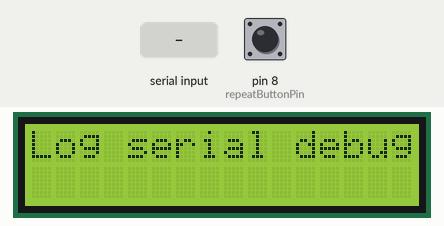
Simulated run of this sketch. Board: Arduino Uno, built with avr-gcc and run on an emulated ATmega328P. On the bench: 16×2 character LCD. The inputs (shaded band) are chosen by the test bench; at power-on: pin 8 (repeatButtonPin) HIGH.

Above: at 7.3 s.
7.4 s: "1\n" received over Serial
At 8.7 s:
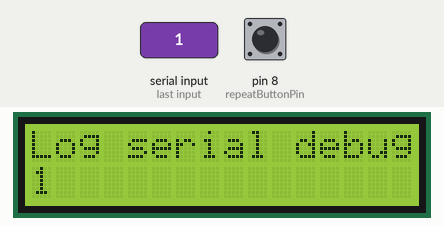
9.0 s: "0\n" received over Serial
At 10.1 s:
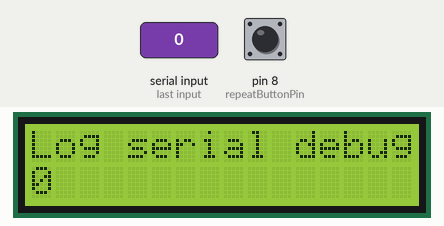
Timing chart, 0 to 12.0 s (numbered marks = the images above; inputs shaded):
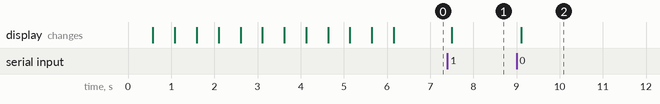

Measured:
- after the input at 7.4 s, the display: changes after 0.11 s (image 1)
- after the input at 9.0 s, the display: changes after 0.11 s (image 2)

The sketch:

arduino-log-serial-debug.ino
```cpp
/*
  Log serial debug module

*/
#include <LiquidCrystal.h>

// Hardware settings
const int displayLines = 2;
const int displayLineSymbols = 16;
const int displayRsPin = 12, displayEnPin = 11, displayD4Pin = 5, displayD5Pin = 4, displayD6Pin = 3, displayD7Pin = 2;
const int repeatButtonPin = 8;

// Init variables
LiquidCrystal lcd(displayRsPin, displayEnPin, displayD4Pin, displayD5Pin, displayD6Pin, displayD7Pin);

String displayString = "";
String lastDisplayString = "";


void setup() {
  lcd.begin(displayLineSymbols, displayLines);

  displayText("Log serial debug module", 0);

  pinMode(repeatButtonPin, INPUT);

  Serial.begin(9600);
}


void loop() {
  if (Serial.available()) {
    delay(100);

    while (Serial.available() > 0) {
      int inChar = Serial.read();

      // if you get a newline, print the string, then the string's value:
      if (inChar == '\n') {
        displayText(displayString, 1);
        lastDisplayString = displayString;

        // clear the string for new input
        displayString = "";
      } else {
        displayString += (char)inChar;
      }
    }
  }
  // Check pushButton for repeat display.
  if (digitalRead(repeatButtonPin) == LOW) {
    Serial.println("pushed");
    displayText(lastDisplayString, 1);
  }
}

void displayText(String text, int line) {
  if (text.length() > displayLineSymbols) {
    for (int i = 0; i < (text.length()-(displayLineSymbols-5)); i++) {
      clearLine(line);
      lcd.print(text.substring(i));
      Serial.println(text.substring(i));
      delay(500);
    }
    clearLine(line);
    lcd.print(text);
  } else {
    clearLine(line);
    lcd.print(text);
  }
}

void clearLine(int line) {
  for(int n = 0; n < displayLineSymbols; n++) {
   lcd.setCursor(n,line);
   lcd.print(" ");
  }
  lcd.setCursor(0,line);
}
```
